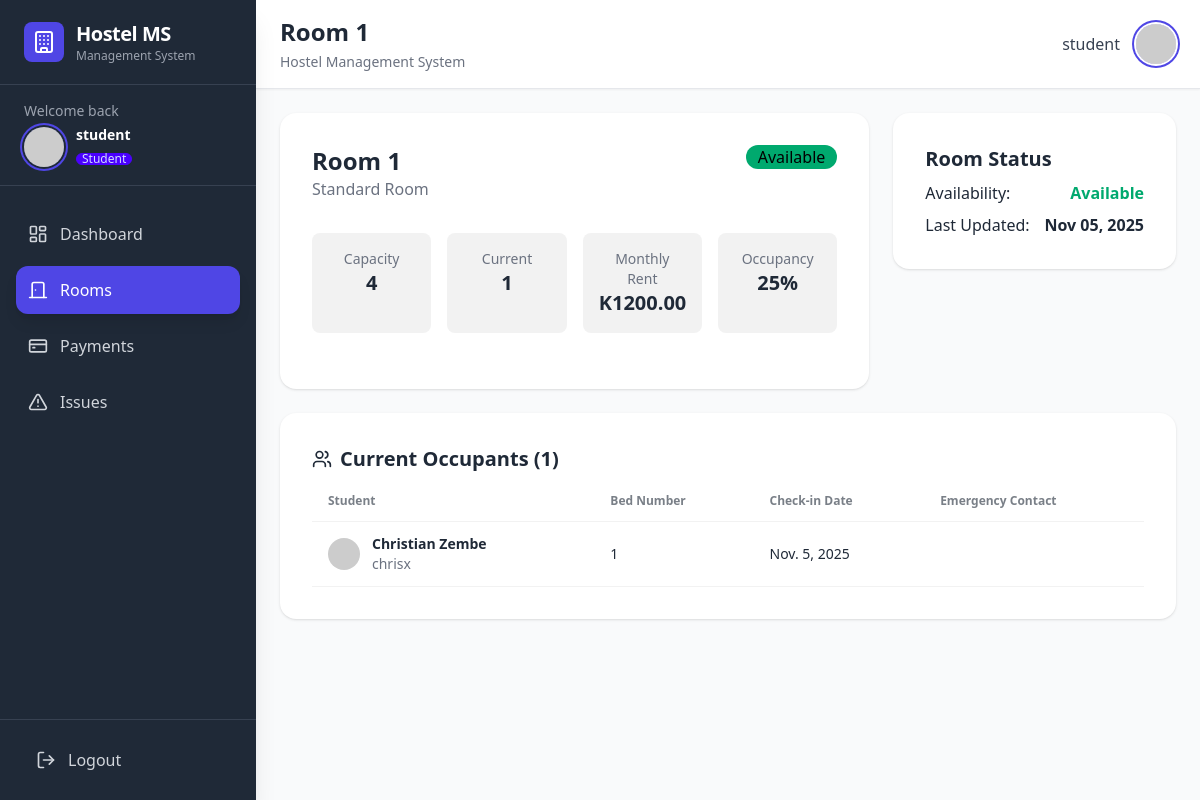
Screenshot of /rooms/2/ (signed in) with the database file from the repository.
### hostel/models.py (models this page shows, shortened)
class User(AbstractUser):
    ROLE_CHOICES = [
        ('admin', 'Admin'),
        ('manager', 'Hostel Manager'),
        ('student', 'Student'),
    ]
    role = models.CharField(max_length=10, choices=ROLE_CHOICES, default='student')
    phone = models.CharField(max_length=15, blank=True)
    address = models.TextField(blank=True)
    profile_picture = models.ImageField(upload_to='profiles/', blank=True, null=True)
    email_verified = models.BooleanField(default=False)
    class Meta:
        db_table = 'users'

class Room(models.Model):
    ROOM_STATUS = [
        ('available', 'Available'),
        ('occupied', 'Occupied'),
        ('maintenance', 'Under Maintenance'),
    ]
    room_number = models.CharField(max_length=10, unique=True)
    capacity = models.IntegerField(validators=[MinValueValidator(1), MaxValueValidator(10)])
    current_occupancy = models.IntegerField(default=0, validators=[MinValueValidator(0)])
    status = models.CharField(max_length=15, choices=ROOM_STATUS, default='available')
    room_type = models.CharField(max_length=50, default='Standard')
    monthly_rent = models.DecimalField(max_digits=10, decimal_places=2, validators=[MinValueValidator(Decimal('0.00'))])
    description = models.TextField(blank=True)
    amenities = models.TextField(blank=True, help_text="Comma-separated amenities")
    created_at = models.DateTimeField(auto_now_add=True)
    updated_at = models.DateTimeField(auto_now=True)
    class Meta:
        db_table = 'rooms'
        ordering = ['room_number']
    @property
    def is_available(self):
        return self.current_occupancy < self.capacity and self.status == 'available'
    @property
    def occupancy_percentage(self):
        if self.capacity == 0:
            return 0
        return (self.current_occupancy / self.capacity) * 100

class Occupancy(models.Model):
    student = models.ForeignKey(User, on_delete=models.CASCADE, related_name='occupancies')
    room = models.ForeignKey(Room, on_delete=models.CASCADE, related_name='occupancies')
    check_in_date = models.DateField()
    check_out_date = models.DateField(null=True, blank=True)
    bed_number = models.CharField(max_length=5)
    is_active = models.BooleanField(default=True)
    emergency_contact_name = models.CharField(max_length=100)
    emergency_contact_phone = models.CharField(max_length=15)
    notes = models.TextField(blank=True)
    created_at = models.DateTimeField(auto_now_add=True)
    updated_at = models.DateTimeField(auto_now=True)
    class Meta:
        db_table = 'occupancies'
        ordering = ['-check_in_date']
        unique_together = ['room', 'bed_number', 'is_active']

### hostel/views.py (the view)
# urls.py: path('rooms/<int:room_id>/', room_detail, name='room_detail'),
@login_required
def room_detail(request, room_id):
    room = get_object_or_404(
        Room.objects.prefetch_related('occupancies__student', 'issues__reported_by'),
        id=room_id
    )
    active_occupancies = room.occupancies.filter(is_active=True)
    recent_issues = room.issues.all().order_by('-reported_date')[:10]
    context = {
        'room': room,
        'occupancies': active_occupancies,
        'issues': recent_issues,
    }
    return render(request, 'hostel/room_detail.html', context)

### templates/hostel/room_detail.html (shortened to what this page needs)
{% extends 'hostel/base.html' %}
{% block header %}Room {{ room.room_number }}{% endblock %}
{% block content %}
<div class="space-y-6">
    <div class="grid grid-cols-1 lg:grid-cols-3 gap-6">
        <div class="lg:col-span-2">
            <div class="card bg-base-100 shadow">
                <div class="card-body">
                    <div class="flex justify-between items-start mb-6">
                        <div>
                            <h2 class="card-title text-2xl">Room {{ room.room_number }}</h2>
                            <p class="text-gray-500">{{ room.room_type }} Room</p>
                        </div>
                        <div class="flex gap-2">
                            <span class="badge badge-lg
                                {% if room.status == 'available' %}badge-success
                                {% elif room.status == 'occupied' %}badge-warning
                                {% else %}badge-error{% endif %}">
                                {{ room.status|title }}
                            </span>
                        </div>
                    </div>
                    <div class="grid grid-cols-2 md:grid-cols-4 gap-4 mb-6">
                        <div class="text-center p-4 bg-base-200 rounded-lg">
                            <p class="text-sm text-gray-500">Capacity</p>
                            <p class="text-xl font-bold">{{ room.capacity }}</p>
                        </div>
                        <div class="text-center p-4 bg-base-200 rounded-lg">
                            <p class="text-sm text-gray-500">Current</p>
                            <p class="text-xl font-bold">{{ room.current_occupancy }}</p>
                        </div>
                        <div class="text-center p-4 bg-base-200 rounded-lg">
                            <p class="text-sm text-gray-500">Monthly Rent</p>
                            <p class="text-xl font-bold">K{{ room.monthly_rent }}</p>
                        </div>
                        <div class="text-center p-4 bg-base-200 rounded-lg">
                            <p class="text-sm text-gray-500">Occupancy</p>
                            <p class="text-xl font-bold">{{ room.occupancy_percentage|floatformat:0 }}%</p>
                        </div>
                    </div>
                </div>
            </div>
        </div>
        <div class="space-y-4">
            <div class="card bg-base-100 shadow">
                <div class="card-body">
                    <h3 class="card-title">Room Status</h3>
                    <div class="space-y-2">
                        <div class="flex justify-between">
                            <span>Availability:</span>
                            <span class="font-semibold {% if room.is_available %}text-success{% else %}text-error{% endif %}">
                                {{ room.is_available|yesno:"Available,Not Available" }}
                            </span>
                        </div>
                        <div class="flex justify-between">
                            <span>Last Updated:</span>
                            <span class="font-semibold">{{ room.updated_at|date:"M d, Y" }}</span>
                        </div>
                    </div>
                </div>
            </div>
        </div>
    </div>
    <div class="card bg-base-100 shadow">
        <div class="card-body">
            <h3 class="card-title">
                <i data-lucide="users" class="w-5 h-5"></i>
                Current Occupants ({{ occupancies|length }})
            </h3>
            {% if occupancies %}
            <div class="overflow-x-auto">
                <table class="table table-zebra">
                    <thead>
                        <tr>
                            <th>Student</th>
                            <th>Bed Number</th>
                            <th>Check-in Date</th>
                            <th>Emergency Contact</th>
                        </tr>
                    </thead>
                    <tbody>
                        {% for occupancy in occupancies %}
                        <tr>
                            <td>
                                <div class="flex items-center gap-3">
                                    <div class="avatar">
                                        <div class="w-8 h-8 rounded-full">
                                            <img src="https://ui-avatars.com/api/?name={{ occupancy.student.username }}&background=6366F1&color=fff" />
                                        </div>
                                    </div>
                                    <div>
                                        <div class="font-bold">{{ occupancy.student.get_full_name|default:occupancy.student.username }}</div>
                                        <div class="text-sm text-gray-500">{{ occupancy.student.username }}</div>
                                    </div>
                                </div>
                            </td>
                            <td>{{ occupancy.bed_number }}</td>
                            <td>{{ occupancy.check_in_date }}</td>
                            <td>
                            </td>
                        </tr>
                        {% endfor %}
                    </tbody>
                </table>
            </div>
            {% else %}
            <div class="text-center py-8">
                <i data-lucide="users" class="w-12 h-12 text-gray-300 mx-auto mb-4"></i>
                <p class="text-gray-500">No current occupants</p>
            </div>
            {% endif %}
        </div>
    </div>
</div>
{% endblock %}

### templates/hostel/base.html (shortened to what this page needs)
<!DOCTYPE html>
<html lang="en">
<head>
    <script src="https://cdn.tailwindcss.com"></script>
    <link href="https://cdn.jsdelivr.net/npm/daisyui@4.12.10/dist/full.css" rel="stylesheet" type="text/css" />
</head>
<body class="bg-gray-50 min-h-screen">
    {% if user.is_authenticated %}
    <div class="flex h-screen overflow-hidden">
        <aside id="sidebar" class="fixed md:relative w-64 bg-sidebar text-white flex flex-col flex-shrink-0 sidebar-transition mobile-sidebar z-50 shadow-xl h-full">
            <div class="flex items-center gap-3 px-6 py-5 border-b border-gray-700">
                <div class="p-2 bg-primary rounded-lg">
                    <i data-lucide="building" class="w-6 h-6 text-white"></i>
                </div>
                <div>
                    <h1 class="text-xl font-bold tracking-tight">Hostel MS</h1>
                    <p class="text-xs text-gray-400">Management System</p>
                </div>
            </div>
            <div class="px-6 py-4 border-b border-gray-700">
                <p class="text-sm text-gray-400 mb-1">Welcome back</p>
                <div class="flex items-center gap-3">
                    <div class="avatar">
                        <div class="w-10 h-10 rounded-full ring-2 ring-primary ring-offset-2 ring-offset-sidebar overflow-hidden">
                            <img src="https://ui-avatars.com/api/?name={{ user.username }}&background=6366F1&color=fff&bold=true"
                                 alt="{{ user.username }}" />
                        </div>
                    </div>
                    <div class="flex-1 min-w-0">
                        <p class="font-semibold text-sm truncate">{{ user.get_full_name|default:user.username }}</p>
                        <span class="badge badge-xs badge-primary mt-1">{{ user.get_role_display }}</span>
                    </div>
                </div>
            </div>
            <nav class="flex-1 px-4 py-6 space-y-2 overflow-y-auto">
                <a href="{% url 'dashboard' %}" class="flex items-center gap-3 px-3 py-3 rounded-xl transition {% if request.resolver_match.url_name == 'dashboard' %}bg-primary text-white shadow-lg{% else %}text-gray-300 hover:bg-gray-700 hover:text-white{% endif %}">
                    <i data-lucide="layout-dashboard" class="w-5 h-5"></i>
                    <span class="font-medium">Dashboard</span>
                </a>
                <a href="{% url 'room_list' %}" class="flex items-center gap-3 px-3 py-3 rounded-xl transition {% if 'room' in request.resolver_match.url_name %}bg-primary text-white shadow-lg{% else %}text-gray-300 hover:bg-gray-700 hover:text-white{% endif %}">
                    <i data-lucide="door-closed" class="w-5 h-5"></i>
                    <span class="font-medium">Rooms</span>
                </a>
                <a href="{% url 'payment_list' %}" class="flex items-center gap-3 px-3 py-3 rounded-xl transition {% if 'payment' in request.resolver_match.url_name %}bg-primary text-white shadow-lg{% else %}text-gray-300 hover:bg-gray-700 hover:text-white{% endif %}">
                    <i data-lucide="credit-card" class="w-5 h-5"></i>
                    <span class="font-medium">Payments</span>
                </a>
                <a href="{% url 'issue_list' %}" class="flex items-center gap-3 px-3 py-3 rounded-xl transition {% if 'issue' in request.resolver_match.url_name %}bg-primary text-white shadow-lg{% else %}text-gray-300 hover:bg-gray-700 hover:text-white{% endif %}">
                    <i data-lucide="alert-triangle" class="w-5 h-5"></i>
                    <span class="font-medium">Issues</span>
                </a>
            </nav>
            <div class="px-6 py-4 border-t border-gray-700">
                <a href="{% url 'logout' %}" class="flex items-center gap-3 px-3 py-3 rounded-xl text-gray-300 hover:bg-red-600 hover:text-white transition">
                    <i data-lucide="log-out" class="w-5 h-5"></i>
                    <span class="font-medium">Logout</span>
                </a>
            </div>
        </aside>
        <main class="flex-1 flex flex-col overflow-hidden">
            <header class="bg-white border-b border-gray-200 shadow-sm sticky top-0 z-40">
                <div class="flex justify-between items-center px-4 md:px-6 py-4">
                    <div class="flex items-center gap-4">
                        <div>
                            <h2 class="text-xl md:text-2xl font-bold text-gray-800">{% block header %}Dashboard{% endblock %}</h2>
                            <p class="text-gray-500 text-xs md:text-sm mt-1 hidden sm:block">{% block subheader %}Hostel Management System{% endblock %}</p>
                        </div>
                    </div>
                    <div class="flex items-center gap-4">
                        <span class="text-gray-700 font-medium hidden md:block">{{ user.get_full_name|default:user.username }}</span>
                        <div class="avatar">
                            <div class="w-10 h-10 rounded-full ring-2 ring-primary ring-offset-2 overflow-hidden">
                                <img src="https://ui-avatars.com/api/?name={{ user.username }}&background=6366F1&color=fff&bold=true"
                                     alt="{{ user.username }}" />
                            </div>
                        </div>
                    </div>
                </div>
            </header>
            <div class="flex-1 p-6 overflow-y-auto content-scroll bg-gray-50">
                {% block content %}{% endblock %}
            </div>
        </main>
    </div>
    {% else %}
        {% block full_content %}{% endblock %}
    {% endif %}
</body>
</html>

### templates/hostel/base.html (style rules this page uses)
.sidebar-transition { transition: all 0.3s ease-in-out; }

### rows the page displays
User: get_full_name "student", role "Student"
Room: room_number "1", room_type "Standard", status "Available", capacity "4", current_occupancy "1", monthly_rent "1200.00", occupancy_percentage "25", is_available "Available", updated_at "Nov 05, 2025"
Occupancy: student.get_full_name "Christian Zembe", student.username "chrisx", bed_number "1", check_in_date "Nov. 5, 2025"

### other values shown
{{ occupancies|length }} "1"
